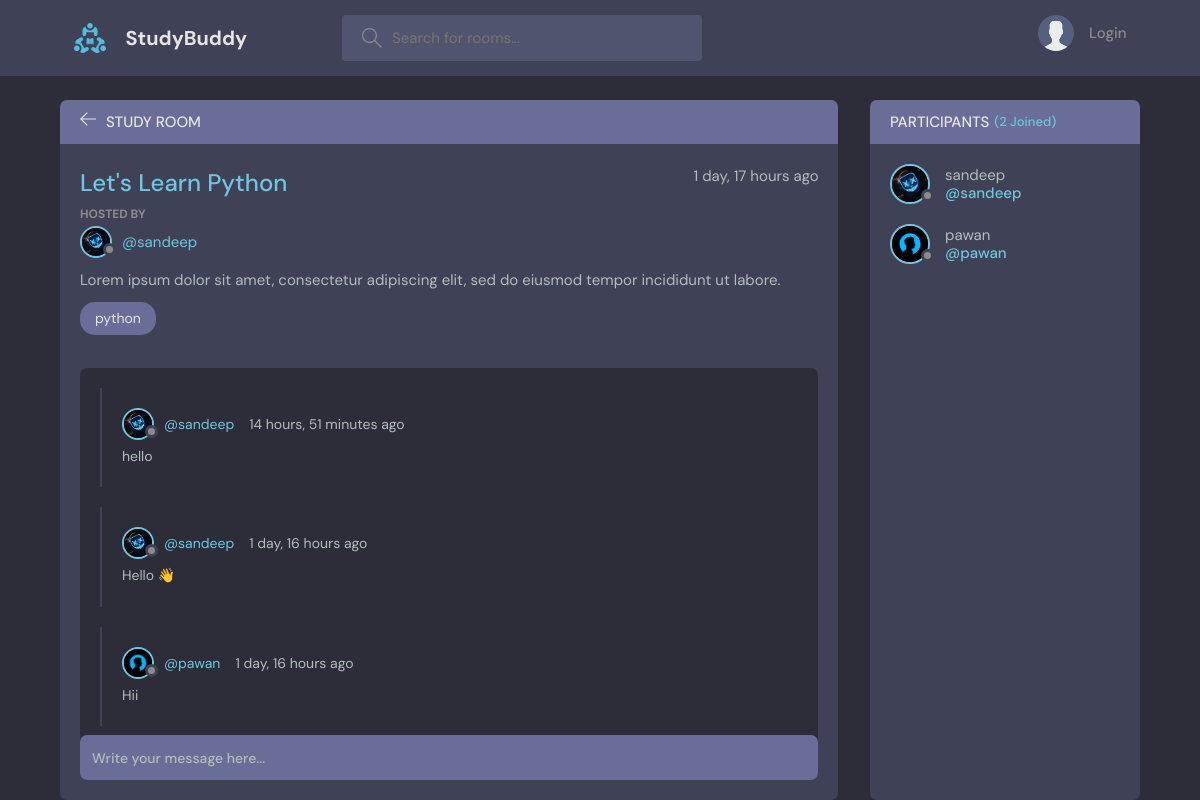
Page /room/2/ on the committed database.
### base/models.py (models this page shows, shortened)
class Room(models.Model):
    host = models.ForeignKey(User, on_delete=models.SET_NULL, null=True)
    topic = models.ForeignKey(Topic, on_delete=models.SET_NULL, null=True)
    name = models.CharField(max_length=200)
    description = models.TextField(null=True, blank=True)
    participants = models.ManyToManyField(
        User, related_name='participants', blank=True
    )
    updated = models.DateTimeField(auto_now=True)
    created = models.DateTimeField(auto_now_add=True)
    class Meta:
        ordering = ['-updated', '-created']

class User(AbstractUser):
    name = models.CharField(max_length=200, null=True)
    email = models.EmailField(unique=True, null=True)
    bio = models.TextField(null=True)
    avatar = models.ImageField(null=True, default="avatar.svg")
    USERNAME_FIELD = 'email'
    REQUIRED_FIELDS = []

class Topic(models.Model):
    name = models.CharField(max_length=200)
    def __str__(self) -> str:
        return self.name

class Message(models.Model):
    user = models.ForeignKey(User, on_delete=models.CASCADE)
    room = models.ForeignKey(Room, on_delete=models.CASCADE)
    body = models.TextField()
    updated = models.DateTimeField(auto_now=True)
    created = models.DateTimeField(auto_now_add=True)
    class Meta:
        ordering = ['-updated', '-created']

### base/views.py (the view, shortened to what this page needs)
# urls.py: path("room/<str:pk>/", views.room, name='room'),
def room(request, pk):
    room = Room.objects.get(id=pk)
    room_messages = room.message_set.all()
    participants = room.participants.all()
    context = {'room':room, 'room_messages':room_messages, 'participants':participants}
    return render(request, 'base/room.html', context)

### base/templates/base/room.html (shortened to what this page needs)
{% include 'main.html' %}
{% block content %}
    <main class="profile-page layout layout--2">
      <div class="container">
        <div class="room">
          <div class="room__top">
            <div class="room__topLeft">
              <a href="{% url 'home' %}">
                <svg version="1.1" xmlns="http://www.w3.org/2000/svg" width="32" height="32" viewBox="0 0 32 32">
                  <title>arrow-left</title>
                  <path
                    d="M13.723 2.286l-13.723 13.714 13.719 13.714 1.616-1.611-10.96-10.96h27.625v-2.286h-27.625l10.965-10.965-1.616-1.607z"
                  ></path>
                </svg>
              </a>
              <h3>Study Room</h3>
            </div>
          </div>
          <div class="room__box scroll">
            <div class="room__header scroll">
              <div class="room__info">
                <h3>{{room.name}}</h3>
                <span>{{room.created|timesince}} ago</span>
              </div>
              <div class="room__hosted">
                <p>Hosted By</p>
                <a href="{% url 'user-profile' room.host.id %}" class="room__author">
                  <div class="avatar avatar--small">
                    <img src="{{room.host.avatar.url}}" />
                  </div>
                  <span>@{{room.host.username}}</span>
                </a>
              </div>
              <div class="room__details">
                {{room.description}}
              </div>
              <span class="room__topics">{{room.topic}}</span>
            </div>
            <div class="room__conversation">
              <div class="threads scroll">
                {% for message in room_messages %}
                <div class="thread">
                  <div class="thread__top">
                    <div class="thread__author">
                      <a href="#" class="thread__authorInfo">
                        <div class="avatar avatar--small">
                          <img src="{{message.user.avatar.url}}" />
                        </div>
                        <span>@{{message.user.username}}</span>
                      </a>
                      <span class="thread__date">{{message.created|timesince}} ago</span>
                    </div>
                  </div>
                  <div class="thread__details">
                    {{message.body}}
                  </div>
                </div>
                {% endfor %}
              </div>
            </div>
          </div>
          <div class="room__message">
            <form action="" method="POST">
                <input name="body" placeholder="Write your message here..." />
            </form>
          </div>
        </div>
        <div class="participants">
          <h3 class="participants__top">Participants <span>({{participants.count}} Joined)</span></h3>
          <div class="participants__list scroll">
            {% for user in participants %}
            <a href="{% url 'user-profile' user.id %}" class="participant">
              <div class="avatar avatar--medium">
                <img src="{{user.avatar.url}}" />
              </div>
              <p>
                {{user.username}}
                <span>@{{user.username}}</span>
              </p>
            </a>
            {% endfor %}
          </div>
        </div>
      </div>
    </main>
{% endblock content %}

### rows in the picture
Room: name "Let's Learn Python", created "1 day, 17 hours", host.avatar (picture), host.username "sandeep", description "Lorem ipsum dolor sit amet, consectetur adipiscing elit, sed do eiusmod tempor incididunt ut labore.", topic "python"
Message: user.avatar (picture), user.username "sandeep", created "14 hours, 51 minutes", body "hello"
Message: user.avatar (picture), user.username "sandeep", created "1 day, 16 hours", body "Hello 👋"
Message: user.avatar (placeholder picture), user.username "pawan", created "1 day, 16 hours", body "Hii"
User: avatar (picture), username "sandeep"
User: avatar (placeholder picture), username "pawan"

### other values in the picture
{{ participants.count }} "2"
